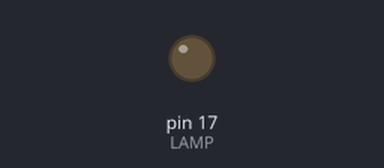
A sketch run on a simulated Arduino Uno, built with avr-gcc and run on an emulated ATmega328P. Parts: output pins drawn as LEDs (lit = HIGH).

Above: at 0.1 s.
At 60.1 s:
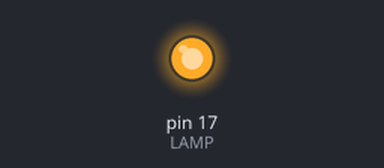
Timing chart, 0 to 121.5 s (numbered marks = the images above):
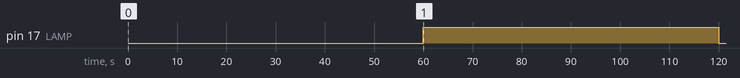

Measured:
- by itself, pin 17 (LAMP): LOW → HIGH at 60.0 s, → LOW 60.0 s later

The sketch:

sketch_0622_lamp.ino
```cpp
#define LAMP 17
uint32_t TimeCompare;
uint32_t StartTime = 0;

uint32_t TimeSum;
int Hour = 0;
float Minute = 1;

void setup(){
  pinMode(LAMP, OUTPUT);
  TimeSum = (uint32_t)(Hour*60+Minute)*60*1000;
  //TimeSum = 3000; 하면 3초마다 불 켜짐.
  StartTime = millis();
}

void loop(){
  TimeCompare = (millis() - StartTime)/TimeSum;

  if (TimeCompare % 2 == 0){
    //3초마다 할 경우에는 0~2999까지는 3000으로 나눠도 몫이 0이니까 꺼진 상태
    digitalWrite(LAMP, LOW);
  }
  else if (TimeCompare % 2 == 1){
    digitalWrite(LAMP, HIGH);
  }
}
```
